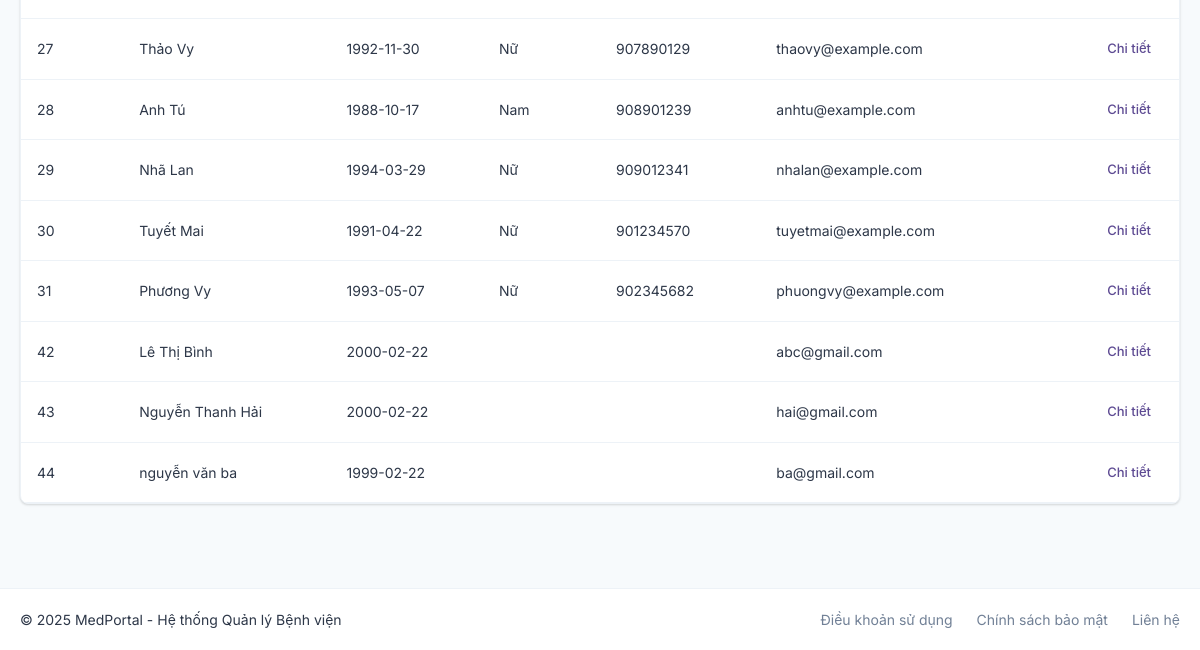
The page /index.php?action=benhnhan (signed in, lower part) on the database as committed earlier.
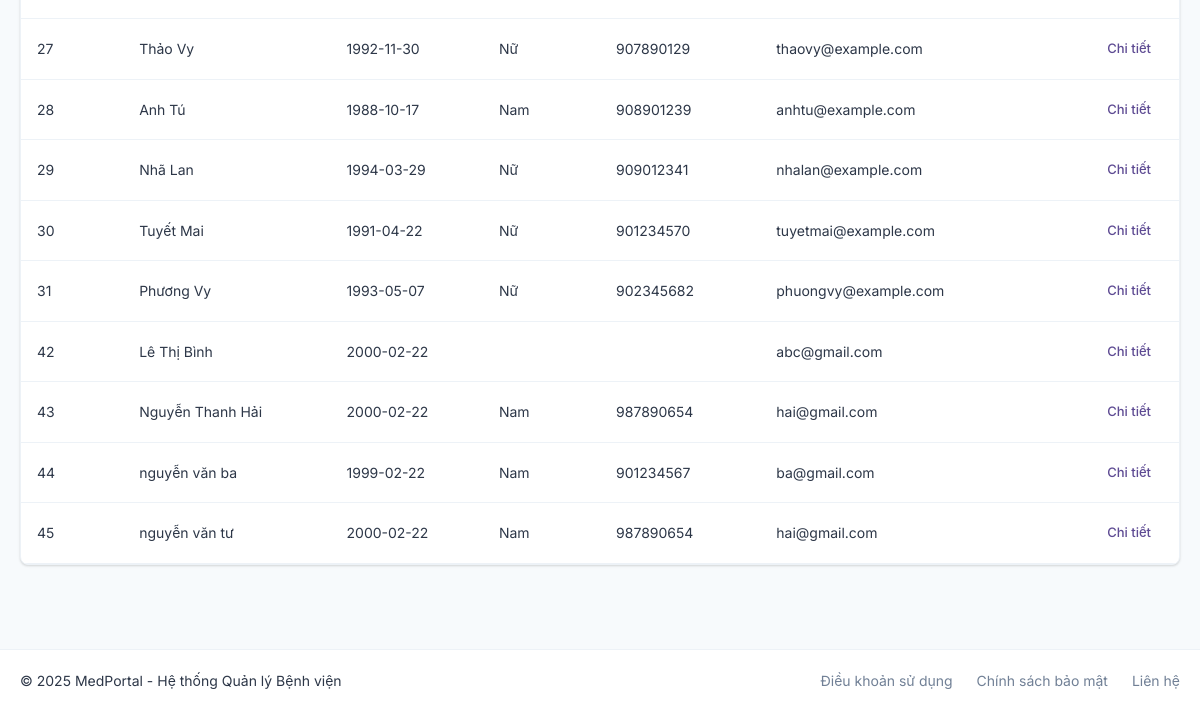
The same page on the database as committed later.
### tables this page shows
CREATE TABLE `benhnhan` (
  `mabenhnhan` int(11) UNSIGNED NOT NULL,
  `hotenbenhnhan` varchar(100) NOT NULL,
  `ngaysinh` date NOT NULL,
  `gioitinh` varchar(4) DEFAULT NULL,
  `nghenghiep` varchar(50) DEFAULT NULL,
  `cccdbenhnhan` bigint(200) DEFAULT NULL,
  `dantoc` varchar(20) DEFAULT NULL,
  `email` varchar(100) NOT NULL,
  `sdtbenhnhan` int(12) DEFAULT NULL,
  `tinh/thanhpho` varchar(50) DEFAULT NULL,
  `quan/huyen` varchar(50) DEFAULT NULL,
  `xa/phuong` varchar(50) DEFAULT NULL,
  `sonha` varchar(60) DEFAULT NULL,
  `quanhe` varchar(50) DEFAULT NULL,
  `tiensubenhtatcuagiadinh` varchar(300) DEFAULT NULL,
  `tiensubenhtatcuabenhnhan` varchar(300) DEFAULT NULL,
  `nhommau` varchar(5) DEFAULT NULL,
  `tentk` varchar(100) NOT NULL
);

### Models/mbenhnhan.php (called while the page is built, shortened)
<?php
 class mBenhNhan{
        public function select_list_benhnhan(){
            $p = new clsKetNoi();
            $con = $p->moketnoi();
            $con->set_charset('utf8');
            if($con){
                $str = "select * from benhnhan";
                $tbl = $con->query($str);
                return $tbl;
            }else{
                return false;
            }
        }
    }
?>

### Controllers/cbenhnhan.php (called while the page is built, shortened)
<?php
include_once("Models/mbenhnhan.php");
class cBenhNhan{
    public function get_list_benhnhan(){
        $p = new mBenhNhan();
        $tbl = $p->select_list_benhnhan();
        $list = array();
        if (!$tbl) {
            return -1;
        } else {
            if ($tbl->num_rows > 0) {
                while($r=$tbl->fetch_assoc()){
                    $list[]= $r;
                }
                return $list ;
            } else {
                return 0;
            }
        }
    }
}
?>

### Views/bacsi/pages/benhnhan/index.php (the view, shortened to what this page needs)
<?php
    include_once('Controllers/cbenhnhan.php');
    $cbenhnhan = new cBenhNhan();
    $benhnhan_list= $cbenhnhan->get_list_benhnhan();
?>
<body>
    <div class="container">
        <div class="card">
            <div class="card-body no-padding">
                <table class="data-table">
                    <tbody>
                        <?php
                        foreach ($benhnhan_list as $i) {
                            echo '<tr>';
                            echo '<td>' . $i['mabenhnhan'] . '</td>';
                            echo '<td>' . $i['hotenbenhnhan'] . '</td>';
                            echo '<td>' . $i['ngaysinh'] . '</td>';
                            echo '<td>' . $i['gioitinh'] . '</td>';
                            echo '<td>' . $i['sdtbenhnhan'] . '</td>';
                            echo '<td>' . $i['email'] . '</td>';
                            echo '<td class="actions">';
                            echo '<a href="?action=chitietbenhnhan&id=' . $i['mabenhnhan'] . '" class="btn-small">Chi tiết</a>';
                            echo '</td>';
                            echo '</tr>';
                        }
                        ?>
                    </tbody>
                </table>
            </div>
        </div>
    </div>
    <?php require("Views/bacsi/layout/footer.php"); ?>

### index.php (shortened to what this page needs)
<?php
    if(isset($_GET["action"]))
        $page=$_GET["action"];
    else
        $page='trangchu';
    if(isset($_SESSION['dangnhap']) && $_SESSION['dangnhap']==0){
        if(file_exists("Views/bacsi/pages/".$page."/index.php")){
            require("Views/bacsi/layout/header.php");
            include("Views/bacsi/pages/".$page."/index.php");
        }
        else
            include("Views/bacsi/pages/404/index.php");
    }
?>

### Views/bacsi/layout/header.php (shortened to what this page needs)
<!DOCTYPE html>
<html lang="vi">
<head>
    <link rel="stylesheet" href="Views/bacsi/assets/css/s.css">
    <link rel="stylesheet" href="https://cdnjs.cloudflare.com/ajax/libs/font-awesome/6.4.0/css/all.min.css">
</head>
<body>

### Views/bacsi/layout/footer.php (shortened to what this page needs)
<footer class="main-footer">
    <div class="footer-content">
        <p>&copy; <?php echo date('Y'); ?> MedPortal - Hệ thống Quản lý Bệnh viện</p>
        <div class="footer-links">
            <a href="#">Điều khoản sử dụng</a>
            <a href="#">Chính sách bảo mật</a>
            <a href="#">Liên hệ</a>
        </div>
    </div>
    </footer>
</body>
</html>

### Views/bacsi/assets/css/s.css (style rules this page uses)
* { margin: 0; padding: 0; box-sizing: border-box; }
:root { --primary: #5e4b93; --primary-dark: #483a73; --primary-light: #f0ecff; --secondary: #7c6db3; --secondary-light: #f5f2ff; --accent: #8a7fc7; --accent-light: #f8f6ff; --success: #4caf50; --success-light: #e8f5e9; --warning: #ff9800; --warning-light: #fff3e0; --danger: #f44336; --danger-light: #ffebee; --dark: #2d3748; --gray: #718096; --light-gray: #edf2f7; --white: #ffffff; --shadow: 0 1px 3px 0 rgba(0, 0, 0, 0.1), 0 1px 2px 0 rgba(0, 0, 0, 0.06); --shadow-md: 0 4px 6px -1px rgba(0, 0, 0, 0.1), 0 2px 4px -1px rgba(0, 0, 0, 0.06); --shadow-lg: 0 10px 15px -3px rgba(0, 0, 0, 0.1), 0 4px 6px -2px rgba(0, 0, 0, 0.05); --border-radius: 8px; --transition: all 0.3s ease; }
body { font-family: "Inter", -apple-system, BlinkMacSystemFont, "Segoe UI", Roboto, Helvetica, Arial, sans-serif; font-size: 14px; line-height: 1.5; color: var(--dark); background-color: #f7fafc; }
a { text-decoration: none; color: var(--primary); transition: var(--transition); }
.container { max-width: 1200px; margin: 0 auto; padding: 20px; }
.main-footer { background-color: var(--white); border-top: 1px solid var(--light-gray); padding: 20px; margin-top: 40px; }
.footer-content { display: flex; justify-content: space-between; align-items: center; max-width: 1200px; margin: 0 auto; }
.footer-links a { margin-left: 20px; color: var(--gray); transition: var(--transition); }
.btn-primary, .btn-outline, .btn-small, .btn-success, .btn-danger, .btn-warning { display: inline-flex; align-items: center; justify-content: center; padding: 10px 20px; border-radius: var(--border-radius); font-weight: 600; cursor: pointer; transition: var(--transition); border: none; text-align: center; font-size: 14px; gap: 8px; }
.btn-small { padding: 6px 12px; font-size: 13px; font-weight: 500; }
.card { background-color: var(--white); border-radius: var(--border-radius); box-shadow: var(--shadow); margin-bottom: 24px; overflow: hidden; transition: var(--transition); border: 1px solid var(--light-gray); }
.card-body { padding: 24px; }
.card-body.no-padding { padding: 0; }
.data-table { width: 100%; border-collapse: collapse; }
.data-table tr { transition: var(--transition); }
.data-table .actions { text-align: right; }

Rows that differ between the two databases and show on the page:
changed benhnhan "Nguyễn Thanh Hải": gioitinh (not shown) → "Nam"; sdtbenhnhan (not shown) → "987890654"
changed benhnhan "nguyễn văn ba": gioitinh (not shown) → "Nam"; sdtbenhnhan (not shown) → "901234567"
added benhnhan: mabenhnhan "45", hotenbenhnhan "nguyễn văn tư", ngaysinh "2000-02-22", gioitinh "Nam", sdtbenhnhan "987890654", email "hai@gmail.com"
